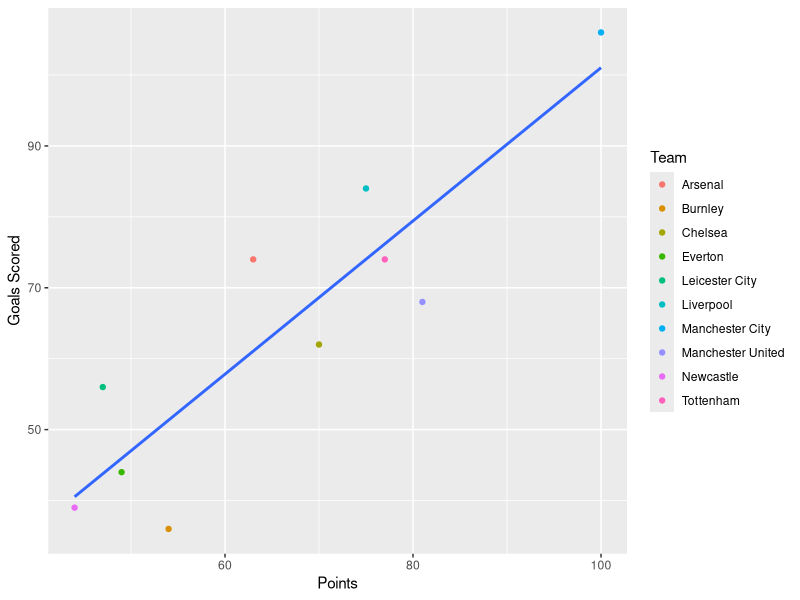
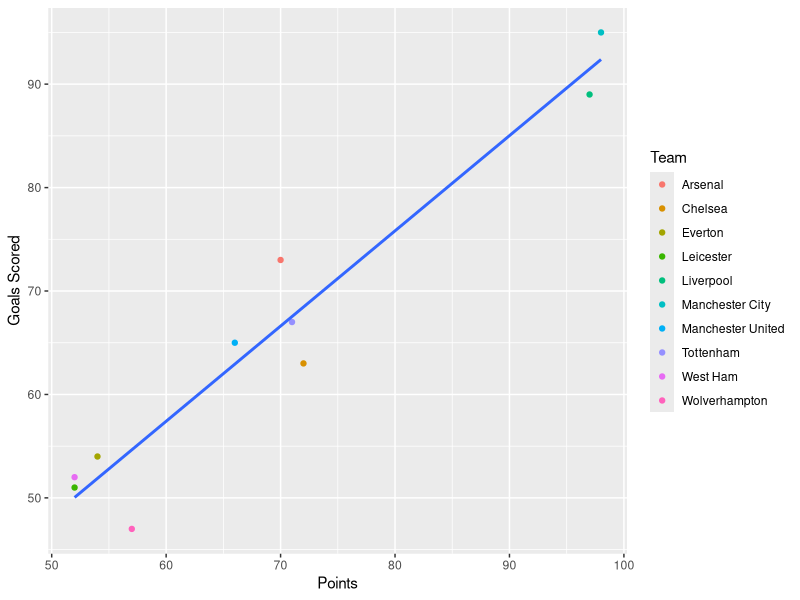
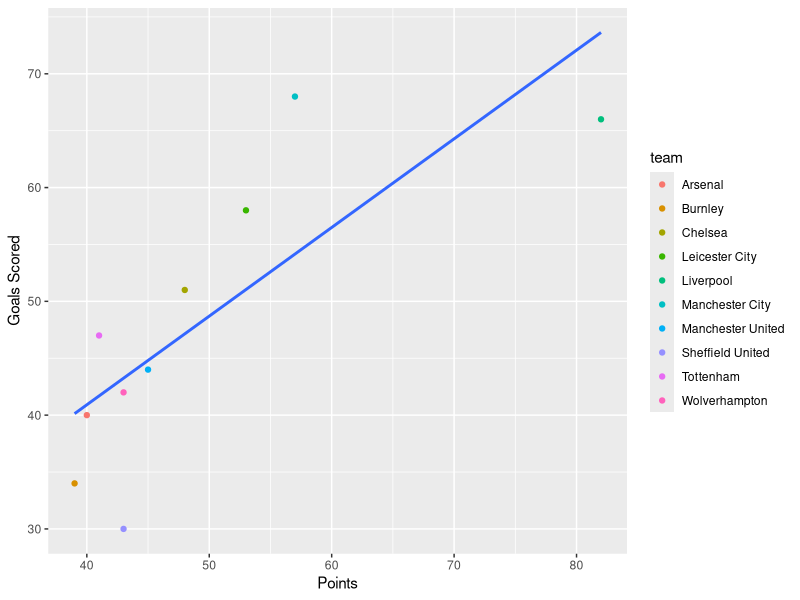

Write R code to recreate these figures, in order.
## ---- chunk 1
# Add needed libraries, import all needed data, and show glimspses of all data here
library(tidyverse)
library(readxl)
EPL_18<-read_excel("2018 Top 10.xlsx")
EPL_18$GD <- c(EPL_18$Goals-EPL_18$GC)
EPL_19<-read_excel("2019 Top 10.xlsx")

EPL_20<-read_excel("2020 Top 10.xlsx")
EPL_20$GD <- c(EPL_20$Goals-EPL_20$GC)

Home_Away <- read_excel("Games Left Top 10.xlsx")

head(EPL_18)
head(EPL_19)
head(EPL_20)

glimpse(EPL_18, width = 3)

glimpse(EPL_19, width = 3)

glimpse(EPL_20, width = 3)

## ---- chunk 2
# Add these sections as needed, giving them unique names
ggplot(data=EPL_18, aes(x=PTS, y= Goals))+
  geom_point(mapping=aes(color= Team),stat = "identity") + 
  xlab("Points") +
  ylab("Goals Scored")+
  geom_smooth(method = "lm", se = FALSE) 

## ---- chunk 3
# Add these sections as needed, giving them unique names
ggplot(data=EPL_19, aes(x=PTS, y= Goals))+
  geom_point(mapping= aes(color= Team), stat = "identity") + 
  xlab("Points") +
  ylab("Goals Scored")+
  geom_smooth(method = "lm", se = FALSE)

## ---- chunk 4
# Add these sections as needed, giving them unique names
ggplot(data=EPL_20, aes(x=PTS, y= Goals))+
  geom_point(mapping= aes(color= team), stat = "identity") + 
  xlab("Points") +
  ylab("Goals Scored")+
  geom_smooth(method = "lm", se = FALSE)

## ---- chunk 5
# Add these sections as needed, giving them unique names
#The order goes as follow Liverpool (1), Man City (2), Leicester City (3), Chelsea (4), Man U(5), Wolves (6), Sheffield (7), Tottenham (8), Arsenal (9), Burnley (10).
#Home Score Average number of goals scored in home matches
Home_Scored <- c(2.67, 2.54, 2.00, 1.47,1.93, 1.40, 1.13,1.93,1.73, 1.33)
#Home Conceded Average number of goals conceded in home matches
Home_Conceded <- c(0.80, 0.92, 1.00, 1.00, 0.80,1.13, 0.87,1.07, 1.33, 1.27)
#Away Score Average number of goals scored in away matches
Away_Scored <- c(1.86,2.33, 2.00,2.07,1.07, 1.43,1.00, 1.33, 1.08, 1.00)
#Away Conceded Average number of goals conceded in away matches
Away_Conceded <- c(0.64, 1.27, 0.93,1.71,1.29, 1.21, 0.92,1.67,1.23, 1.50)

League_Home_Scored <- mean(Home_Scored)
League_Away_Scored <- mean(Away_Scored)

League_Home_Conceded <- mean(Home_Conceded)
League_Away_Conceded <- mean(Away_Conceded)

Home_Attack_Strength <- c(Home_Scored/League_Home_Scored)
Home_Defense_Strength <- c(Home_Conceded/League_Home_Conceded)

Away_Attack_Strength <- c(Away_Scored/League_Away_Scored)
Away_Defense_Strength <- c(Away_Conceded/League_Away_Conceded)
  
Overall_Goals_Home <- (League_Home_Scored+League_Away_Conceded)/2
Overall_Goals_Away <- (League_Away_Scored+League_Home_Conceded)/2

Calculate_lambda <- function(Home, Away){
  LambdaH <- Home_Attack_Strength[Home] * Away_Defense_Strength[Away] * Overall_Goals_Home
  LambdaA <- Home_Attack_Strength[Away] * Away_Defense_Strength[Home]* Overall_Goals_Home
Lambdas <- c(LambdaH, LambdaA)
return(Lambdas)
}

Calculate_lambda
Calculate_lambda(1,2)

Predict_Game <- function(Home, Away){
  probH <- 0
  probA <- 0
  probT <- 0
  for (x in (0:10))
    for (y in (0:10))
      Lambdas <- Calculate_lambda(Home, Away)
      Lambda1 <- Lambdas[1]
      Lambda2 <- Lambdas[2]
      P <- dpois(x, Lambda1) * dpois(y, Lambda2)
      print(PA <- c(28, 94, 37, 83, 15))
      if (x==y){probT = probT + P}
      else if (x > y){probH = probH + P}
      else {probA = probA + P}
  scoreH<- 3 * probH + probT
  scoreA <- 3 * probA + probT  
  return( c(scoreH, scoreA))
}

Predict_Game
Home <- Home_Away$Home
Away <- Home_Away$Away

Score <- Predict_Game(Home[1], Away[1]) 
print(Score)

